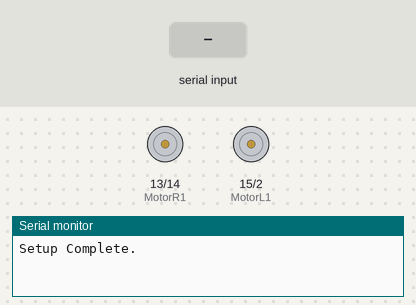
A sketch run on a simulated Arduino Uno, built with avr-gcc and run on an emulated ATmega328P. Shown: motor-driver pin pairs drawn as motors (green arrow = first pin HIGH = forward, orange = second pin HIGH = backward, longer = more drive, scaled by the enable pin), the last lines printed to the serial monitor. The test bench sets the inputs (shaded band).

Above: at 1.2 s.
1.3 s: "F\n" received over Serial
At 2.5 s:
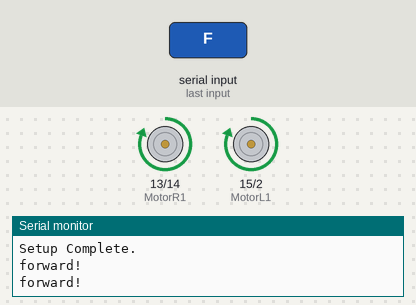
2.8 s: "B\n" received over Serial
At 3.7 s:
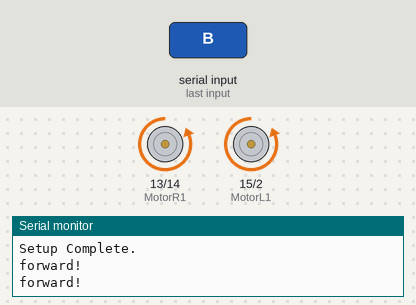
4.3 s: "R\n" received over Serial
At 4.8 s:
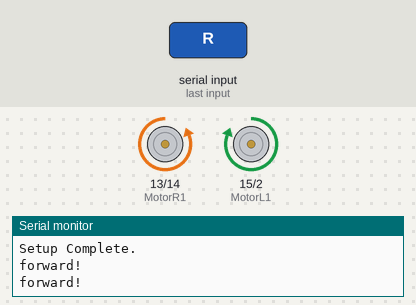
5.8 s: "L\n" received over Serial
At 7.0 s:
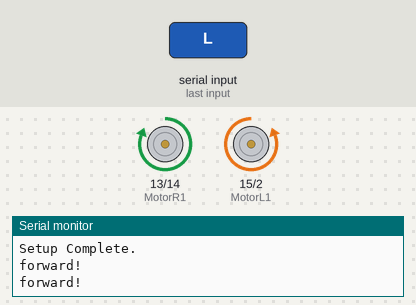
7.3 s: "1\n" received over Serial
At 8.3 s:
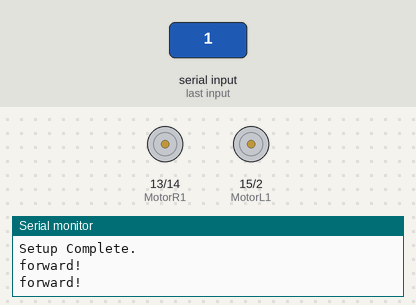
Timing chart, 0 to 9.8 s (numbered marks = the images above; inputs shaded):
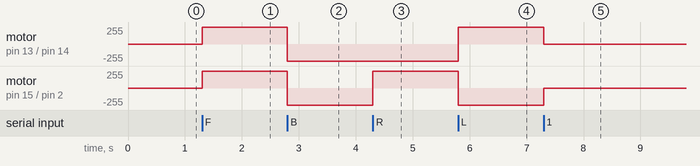

Measured:
- after the input at 1.3 s, motor on pin 13 (MotorR1) / pin 14 (MotorR2), motor on pin 15 (MotorL1) / pin 2 (MotorL2): stopped → forward 255/255 at once
- after the input at 2.8 s, motor on pin 13 (MotorR1) / pin 14 (MotorR2), motor on pin 15 (MotorL1) / pin 2 (MotorL2): forward 255/255 → backward 255/255 at once
- after the input at 4.3 s, motor on pin 15 (MotorL1) / pin 2 (MotorL2): backward 255/255 → forward 255/255 at once
- after the input at 5.8 s, motor on pin 13 (MotorR1) / pin 14 (MotorR2): backward 255/255 → forward 255/255 at once; motor on pin 15 (MotorL1) / pin 2 (MotorL2): forward 255/255 → backward 255/255 at once
- after the input at 7.3 s, motor on pin 13 (MotorR1) / pin 14 (MotorR2): forward 255/255 → stopped at once; motor on pin 15 (MotorL1) / pin 2 (MotorL2): backward 255/255 → stopped at once

The sketch:

RCTank_Bluetooth.ino
```cpp
#define enMotorR 5
#define MotorR1 13
#define MotorR2 14
#define MotorL1 15
#define MotorL2 2
#define enMotorL 4

#define maxPWM 1023
#define turnPWM 1023

char ch = ' ', cmd = ' ';

void setup() {
  Serial.begin(9600);
  pinMode(enMotorR, OUTPUT);
  pinMode(enMotorL, OUTPUT);
  pinMode(MotorR1, OUTPUT);
  pinMode(MotorR2, OUTPUT);
  pinMode(MotorL1, OUTPUT);
  pinMode(MotorL2, OUTPUT);

  Serial.println("Setup Complete.");
}

void loop() {
  if(Serial.available() > 0) {
    while(Serial.available()) {
      ch = Serial.read();
      if((int)ch == 13 || (int)ch == 10) {
        break;
      }
      cmd = ch;
    }
   switch(cmd) {
    case 'F':
      forward();
      Serial.println("forward!");
      break;
     case 'B':
      reverse();
      break;
     case 'R':
      right();
      break;
     case 'L':
      left();
      break;
     default:
      halt();
   }
  }
}

void forward() {
  analogWrite(enMotorL, maxPWM);
  analogWrite(enMotorR, maxPWM);

  digitalWrite(MotorR1, HIGH);
  digitalWrite(MotorR2, LOW);

  digitalWrite(MotorL1, HIGH);
  digitalWrite(MotorL2, LOW);
}

void reverse() {
  analogWrite(enMotorL, maxPWM);
  analogWrite(enMotorR, maxPWM);

  digitalWrite(MotorR1, LOW);
  digitalWrite(MotorR2, HIGH);

  digitalWrite(MotorL1, LOW);
  digitalWrite(MotorL2, HIGH);
}

void left() {
  analogWrite(enMotorL, turnPWM);
  analogWrite(enMotorR, turnPWM);

  digitalWrite(MotorR1, HIGH);
  digitalWrite(MotorR2, LOW);

  digitalWrite(MotorL1, LOW);
  digitalWrite(MotorL2, HIGH);
}

void right() {
  analogWrite(enMotorL, turnPWM);
  analogWrite(enMotorR, turnPWM);

  digitalWrite(MotorR1, LOW);
  digitalWrite(MotorR2, HIGH);

  digitalWrite(MotorL1, HIGH);
  digitalWrite(MotorL2, LOW);
}

void halt() {
  analogWrite(enMotorL, 0);
  analogWrite(enMotorR, 0);

  digitalWrite(MotorR1, LOW);
  digitalWrite(MotorR2, LOW);

  digitalWrite(MotorL1, LOW);
  digitalWrite(MotorL2, LOW);
}
```
